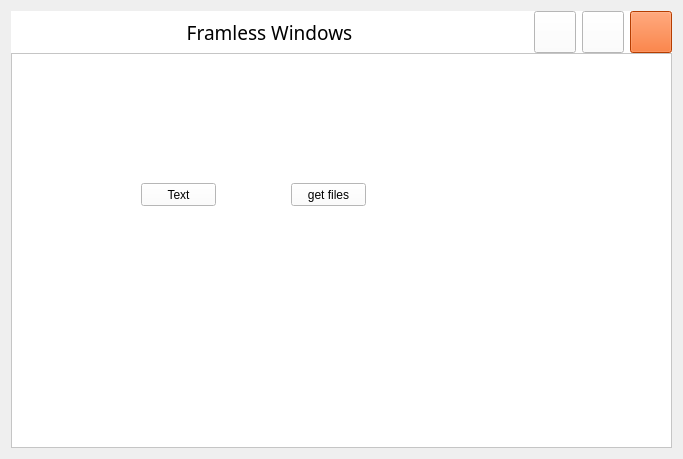
<?xml version="1.0" encoding="UTF-8"?>
<ui version="4.0">
 <class>Widget</class>
 <widget class="QWidget" name="Widget">
  <property name="geometry">
   <rect>
    <x>0</x>
    <y>0</y>
    <width>683</width>
    <height>459</height>
   </rect>
  </property>
  <property name="windowTitle">
   <string>Widget</string>
  </property>
  <layout class="QVBoxLayout" name="vlMan">
   <item>
    <widget class="QWidget" name="shadowWidget" native="true">
     <property name="styleSheet">
      <string notr="true">
    background-color: rgb(255, 255, 255);

</string>
     </property>
     <layout class="QVBoxLayout" name="verticalLayout_2">
      <property name="spacing">
       <number>0</number>
      </property>
      <property name="leftMargin">
       <number>0</number>
      </property>
      <property name="topMargin">
       <number>0</number>
      </property>
      <property name="rightMargin">
       <number>0</number>
      </property>
      <property name="bottomMargin">
       <number>0</number>
      </property>
      <item>
       <layout class="QHBoxLayout" name="horizontalLayout">
        <item>
         <widget class="QLabel" name="label">
          <property name="sizePolicy">
           <sizepolicy hsizetype="Expanding" vsizetype="Preferred">
            <horstretch>0</horstretch>
            <verstretch>0</verstretch>
           </sizepolicy>
          </property>
          <property name="font">
           <font>
            <family>Microsoft YaHei</family>
            <pointsize>14</pointsize>
           </font>
          </property>
          <property name="text">
           <string>Framless Windows</string>
          </property>
          <property name="alignment">
           <set>Qt::AlignCenter</set>
          </property>
         </widget>
        </item>
        <item>
         <widget class="QPushButton" name="btnMin">
          <property name="sizePolicy">
           <sizepolicy hsizetype="Expanding" vsizetype="Fixed">
            <horstretch>0</horstretch>
            <verstretch>0</verstretch>
           </sizepolicy>
          </property>
          <property name="minimumSize">
           <size>
            <width>0</width>
            <height>42</height>
           </size>
          </property>
          <property name="maximumSize">
           <size>
            <width>42</width>
            <height>42</height>
           </size>
          </property>
          <property name="styleSheet">
           <string notr="true">QPushButton
{
     border:600e;
	
}

QPushButton:hover
{
     
	
}

QPushButton:pressed
{
     
}</string>
          </property>
          <property name="text">
           <string/>
          </property>
         </widget>
        </item>
        <item>
         <widget class="QPushButton" name="btnMax">
          <property name="sizePolicy">
           <sizepolicy hsizetype="Expanding" vsizetype="Fixed">
            <horstretch>0</horstretch>
            <verstretch>0</verstretch>
           </sizepolicy>
          </property>
          <property name="minimumSize">
           <size>
            <width>42</width>
            <height>42</height>
           </size>
          </property>
          <property name="maximumSize">
           <size>
            <width>42</width>
            <height>42</height>
           </size>
          </property>
          <property name="styleSheet">
           <string notr="true">QPushButton
{
     border:600e;
	
}

QPushButton:hover
{
     
	background-color: rgb(85, 170, 255);
}

QPushButton:pressed
{
     
	background-color: rgb(59, 177, 177);
	
}</string>
          </property>
          <property name="text">
           <string/>
          </property>
         </widget>
        </item>
        <item>
         <widget class="QPushButton" name="btnClose">
          <property name="sizePolicy">
           <sizepolicy hsizetype="Expanding" vsizetype="Fixed">
            <horstretch>0</horstretch>
            <verstretch>0</verstretch>
           </sizepolicy>
          </property>
          <property name="minimumSize">
           <size>
            <width>42</width>
            <height>42</height>
           </size>
          </property>
          <property name="maximumSize">
           <size>
            <width>42</width>
            <height>42</height>
           </size>
          </property>
          <property name="styleSheet">
           <string notr="true">QPushButton
{
     border:600e;
	
	background-color: rgb(255, 85, 0);
}

QPushButton:hover
{
     
	background-color: rgb(255, 170, 0);
}

QPushButton:pressed
{
     
	background-color: rgb(255, 136, 125);
}</string>
          </property>
          <property name="text">
           <string/>
          </property>
         </widget>
        </item>
       </layout>
      </item>
      <item>
       <widget class="QFrame" name="frame">
        <property name="sizePolicy">
         <sizepolicy hsizetype="Preferred" vsizetype="Expanding">
          <horstretch>0</horstretch>
          <verstretch>0</verstretch>
         </sizepolicy>
        </property>
        <property name="frameShape">
         <enum>QFrame::StyledPanel</enum>
        </property>
        <property name="frameShadow">
         <enum>QFrame::Raised</enum>
        </property>
        <widget class="QPushButton" name="btnOpenfileText">
         <property name="geometry">
          <rect>
           <x>130</x>
           <y>130</y>
           <width>75</width>
           <height>23</height>
          </rect>
         </property>
         <property name="text">
          <string>Text</string>
         </property>
        </widget>
        <widget class="QPushButton" name="btnGetFiles">
         <property name="geometry">
          <rect>
           <x>280</x>
           <y>130</y>
           <width>75</width>
           <height>23</height>
          </rect>
         </property>
         <property name="text">
          <string>get files</string>
         </property>
        </widget>
       </widget>
      </item>
     </layout>
    </widget>
   </item>
  </layout>
 </widget>
 <layoutdefault spacing="6" margin="11"/>
 <resources/>
 <connections/>
</ui>
